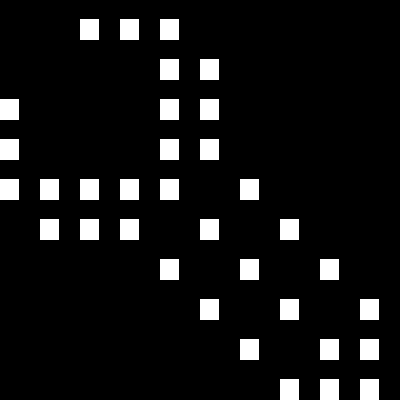

This is a level from a 2D game, rendered from its Tiled map with the project's own tilesets. A one-line summary and the map file follow, with tile-layer data summarised:
An orthogonal 10x10 tile map with 40x40 px tiles, 1 tile layer (Layer 1).

<map version="1.0" orientation="orthogonal" width="10" height="10" tilewidth="40" tileheight="40">
 <tileset firstgid="1" name="texture" tilewidth="40" tileheight="40" spacing="4" margin="4">
  <image source="texture.png" />
 </tileset>
 <layer name="Layer 1" width="10" height="10">
  <data>[100 cells, 34 non-empty, 1 distinct tile ids]</data>
 </layer>
</map>
